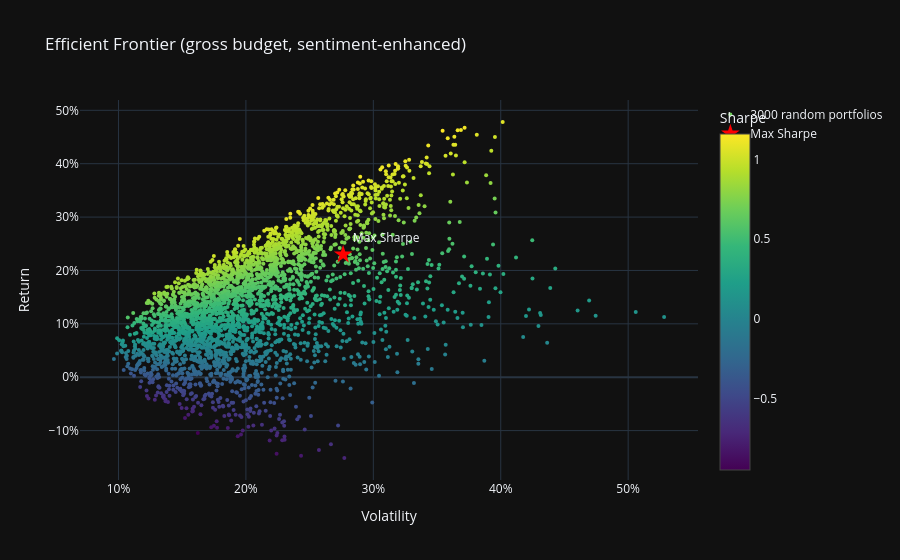

Here is the notebook cell this chart was saved with:
### Markdown cell above
---
## Phase 3 — Portfolio Optimisation (Efficient Frontier)

Finds the **max-Sharpe** portfolio using your tickers and sentiment-adjusted expected returns.

> 💡 To use these weights in Phase 2, set `PORTFOLIO_WEIGHTING = 'optimised'` in the config  
> and re-run **Phase 2a onward**.

### Code cell
mu_annual  = rets.mean() * 252
cov_annual = rets.cov()  * 252
n          = len(TICKERS)

for t in TICKERS:
    if t in ticker_sentiment.index:
        mu_annual[t] += ticker_sentiment[t] * SENTIMENT_RETURN_BOOST

def portfolio_stats(w):
    ret    = w @ mu_annual
    vol    = np.sqrt(w @ cov_annual @ w)
    sharpe = (ret - RISK_FREE) / vol if vol > 1e-12 else 0.0
    return ret, vol, sharpe

if PORTFOLIO_WEIGHTING == 'partial':
    w_sharpe, ok = optimize_partial_weights(
        mu_annual.values, cov_annual.values, TICKERS, ANCHOR_WEIGHTS,
        risk_free=RISK_FREE, allow_shorts=ALLOW_SHORTS,
        max_gross_per_ticker=MAX_GROSS_PER_TICKER, position_sides=POSITION_SIDES,
    )
else:
    w_sharpe, ok = optimize_max_sharpe_gross(
        mu_annual.values, cov_annual.values,
        risk_free=RISK_FREE, allow_shorts=ALLOW_SHORTS,
        max_gross_per_ticker=MAX_GROSS_PER_TICKER,
    )
    from notebooks.trading_notebook_utils import apply_position_sides
    w_sharpe = apply_position_sides(w_sharpe, TICKERS, POSITION_SIDES)

# Random portfolios on gross simplex
sim_w = np.random.dirichlet(np.ones(n), N_SIM_EF)
if ALLOW_SHORTS:
  signs = np.array([1.0 if POSITION_SIDES.get(t, 'long') == 'long' else -1.0 for t in TICKERS])
  sim_w = sim_w * signs
sim_stats = np.array([portfolio_stats(w) for w in sim_w])

fig = go.Figure()
fig.add_trace(go.Scatter(x=sim_stats[:,1], y=sim_stats[:,0], mode='markers',
    marker=dict(color=sim_stats[:,2], colorscale='Viridis', size=4,
                showscale=True, colorbar=dict(title='Sharpe')),
    name=f'{N_SIM_EF} random portfolios'))
r_opt, v_opt, s_opt = portfolio_stats(w_sharpe)
fig.add_trace(go.Scatter(x=[v_opt], y=[r_opt], mode='markers+text',
    marker=dict(color='red', size=14, symbol='star'),
    text=['Max Sharpe'], textposition='top right', name='Max Sharpe'))
fig.update_layout(title='Efficient Frontier (gross budget, sentiment-enhanced)',
                  xaxis_title='Volatility', yaxis_title='Return',
                  xaxis_tickformat='.0%', yaxis_tickformat='.0%',
                  template='plotly_dark')
fig.show()

exp = exposure_summary(w_sharpe)
print('\n📌 Optimised weights:')
for t, w in zip(TICKERS, w_sharpe):
    print(f'  {t}: {w:+.1%}')
print(f'  Return: {r_opt:.2%}  |  Vol: {v_opt:.2%}  |  Sharpe: {s_opt:.2f}')
print(f'  Gross: {exp["gross"]:.2%}  |  Net: {exp["net"]:+.2%}')
print('\n💡 Re-run Phase 2a to apply optimised/partial weights.')

### Figure 1 — Plotly figure (JSON) as saved in the notebook; plotly's stock layout.template omitted (floating-point values rounded to 4 significant figures; data arrays with more than 128 entries replaced by an {"elided": "..."} marker saying what was removed)
{"data": [{"marker": {"color": {"elided": "3000 float values"}, "colorbar": {"title": {"text": "Sharpe"}}, "colorscale": [[0, "#440154"], [0.1111, "#482878"], [0.2222, "#3e4989"], [0.3333, "#31688e"], [0.4444, "#26828e"], [0.5556, "#1f9e89"], [0.6667, "#35b779"], [0.7778, "#6ece58"], [0.8889, "#b5de2b"], [1, "#fde725"]], "showscale": true, "size": 4}, "mode": "markers", "name": "3000 random portfolios", "type": "scatter", "x": {"elided": "3000 float values"}, "y": {"elided": "3000 float values"}}, {"marker": {"color": "red", "size": 14, "symbol": "star"}, "mode": "markers+text", "name": "Max Sharpe", "text": ["Max Sharpe"], "textposition": "top right", "type": "scatter", "x": [0.2763], "y": [0.2297]}], "layout": {"title": {"text": "Efficient Frontier (gross budget, sentiment-enhanced)"}, "xaxis": {"tickformat": ".0%", "title": {"text": "Volatility"}}, "yaxis": {"tickformat": ".0%", "title": {"text": "Return"}}}}
